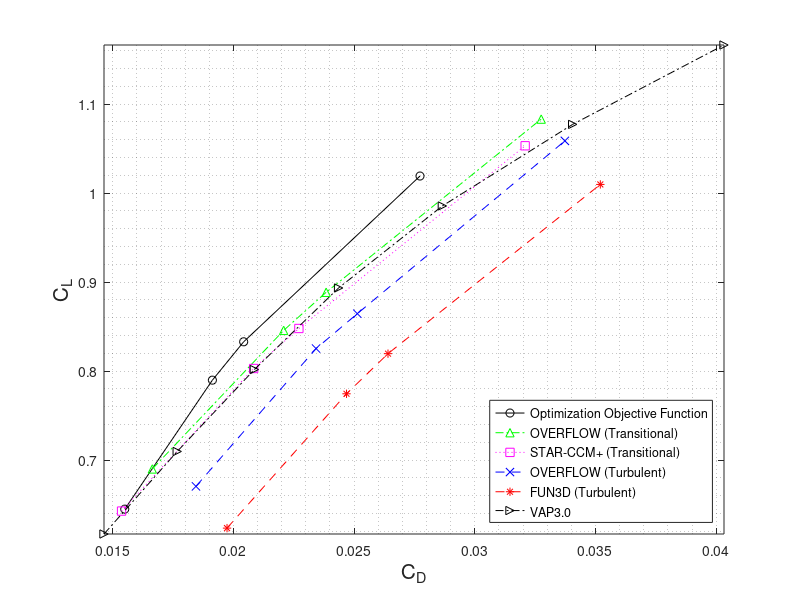

Source code (MATLAB):
clc
clear

load('Results/DESIGN_TRANSITION');
load('Results/OVERFLOW_TRANSITION');
load('Results/STARCCM_TRANSITION');
load('Results/OVERFLOW_TURBULENT');
load('Results/FUN3D_TURBULENT');

load('Results/VAP_STEADY_VISCOUS_FIXED.mat','vecCLv','vecCD', 'valDELTIME','vecROTORRPM')
% vecCLCONV = fcnTIMEAVERAGE(vecCL, vecROTORRPM, valDELTIME);
% vecCDICONV = fcnTIMEAVERAGE(vecCDI, vecROTORRPM, valDELTIME);

hFig37 = figure(37);
clf(37);

plot(DESIGN_TRANSITION(:,1), DESIGN_TRANSITION(:,2),'-ok')
hold on
plot(OVERFLOW_TRANSITION(:,1), OVERFLOW_TRANSITION(:,2),'-.^g')
plot(STARCCM_TRANSITION(:,1), STARCCM_TRANSITION(:,2),':sm')
plot(OVERFLOW_TURBULENT(:,1), OVERFLOW_TURBULENT(:,2),'--xb')
plot(FUN3D_TURBULENT(:,1) ,FUN3D_TURBULENT(:,2),'--*r')
plot(vecCD, vecCLv(:), '-.>k')
hold off

legend('Optimization Objective Function','OVERFLOW (Transitional)','STAR-CCM+ (Transitional)','OVERFLOW (Turbulent)','FUN3D (Turbulent)','VAP3.0','Location','SouthEast')
% legend('OVERFLOW (Transitional)','STAR-CCM+ (Transitional)','VAP3.0','Location','SouthEast')


grid minor
box on
axis tight

xlabel('C_D','FontSize',15);
ylabel('C_L','FontSize',15);